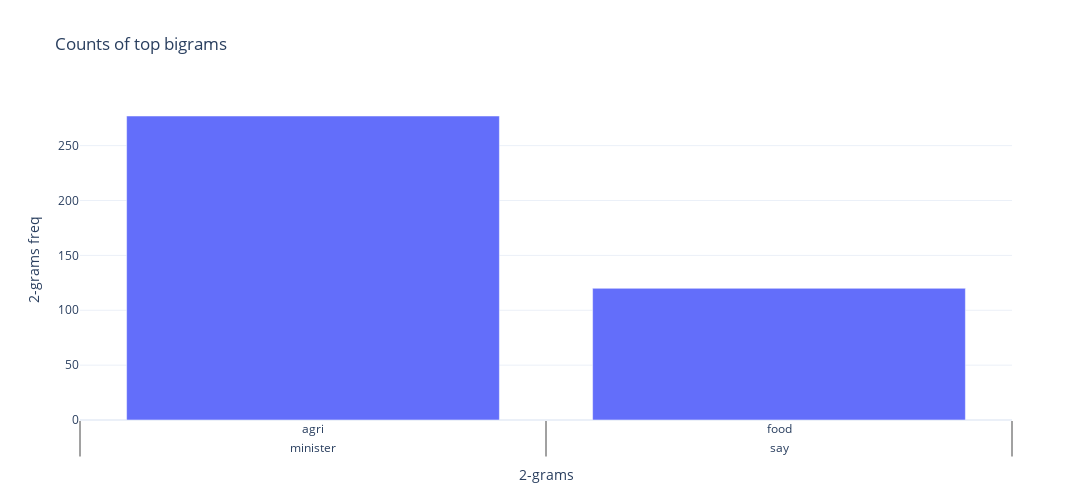
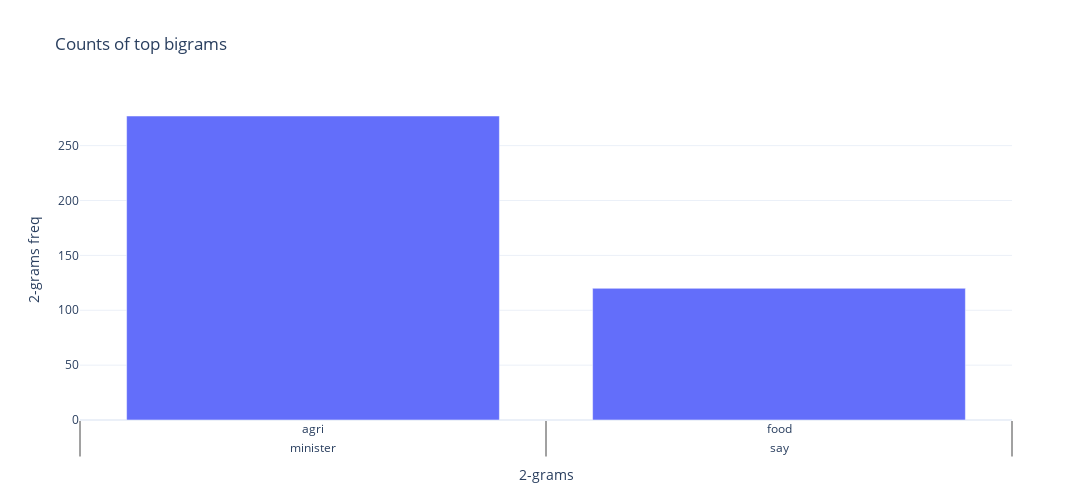

The notebook cell these images were saved under, in order:
### Code cell
bigram_df = bigramtodf
fig = px.bar(
        bigram_df[:20],
        x='2-grams',
        y='2-grams freq',
        title="Counts of top bigrams",
        template="plotly_white",
        labels={"ngram": "Bigram", "count": "Count"},
    )
fig.update_layout(width=1200, height=500)
fig.show()

### Figure 1 — Plotly figure (JSON) as saved in the notebook; plotly's stock layout.template omitted (floating-point values rounded to 4 significant figures)
{"data": [{"alignmentgroup": "True", "hovertemplate": "2-grams=%{x}<br>2-grams freq=%{y}<extra></extra>", "legendgroup": "", "marker": {"color": "#636efa", "pattern": {"shape": ""}}, "name": "", "offsetgroup": "", "orientation": "v", "showlegend": false, "textposition": "auto", "type": "bar", "x": [["minister", "say"], ["agri", "food"], ["public", "consultation"], ["brexit", "webinar"], ["food", "system"], ["minister", "announce"], ["closing", "date"], ["plant", "health"], ["wild", "bird"], ["leave", "apply"], ["cap", "tour"], ["climate", "action"], ["irish", "farmer"], ["today", "minister"], ["national", "dialogue"], ["animal", "health"], ["week", "leave"], ["strategic", "plan"], ["international", "year"], ["awareness", "week"]], "xaxis": "x", "y": [277, 120, 96, 56, 55, 50, 48, 48, 46, 46, 43, 41, 40, 40, 40, 39, 39, 38, 38, 37], "yaxis": "y"}], "layout": {"barmode": "relative", "height": 500, "legend": {"tracegroupgap": 0}, "title": {"text": "Counts of top bigrams"}, "width": 1200, "xaxis": {"anchor": "y", "domain": [0, 1], "title": {"text": "2-grams"}}, "yaxis": {"anchor": "x", "domain": [0, 1], "title": {"text": "2-grams freq"}}}}

### Figure 2 — Plotly figure (JSON) as saved in the notebook; plotly's stock layout.template omitted (floating-point values rounded to 4 significant figures)
{"data": [{"alignmentgroup": "True", "hovertemplate": "2-grams=%{x}<br>2-grams freq=%{y}<extra></extra>", "legendgroup": "", "marker": {"color": "#636efa", "pattern": {"shape": ""}}, "name": "", "offsetgroup": "", "orientation": "v", "showlegend": false, "textposition": "auto", "type": "bar", "x": [["minister", "say"], ["agri", "food"], ["public", "consultation"], ["brexit", "webinar"], ["food", "system"], ["minister", "announce"], ["closing", "date"], ["plant", "health"], ["wild", "bird"], ["leave", "apply"], ["cap", "tour"], ["climate", "action"], ["irish", "farmer"], ["today", "minister"], ["national", "dialogue"], ["animal", "health"], ["week", "leave"], ["strategic", "plan"], ["international", "year"], ["awareness", "week"]], "xaxis": "x", "y": [277, 120, 96, 56, 55, 50, 48, 48, 46, 46, 43, 41, 40, 40, 40, 39, 39, 38, 38, 37], "yaxis": "y"}], "layout": {"barmode": "relative", "height": 500, "legend": {"tracegroupgap": 0}, "title": {"text": "Counts of top bigrams"}, "width": 1200, "xaxis": {"anchor": "y", "domain": [0, 1], "title": {"text": "2-grams"}}, "yaxis": {"anchor": "x", "domain": [0, 1], "title": {"text": "2-grams freq"}}}}
